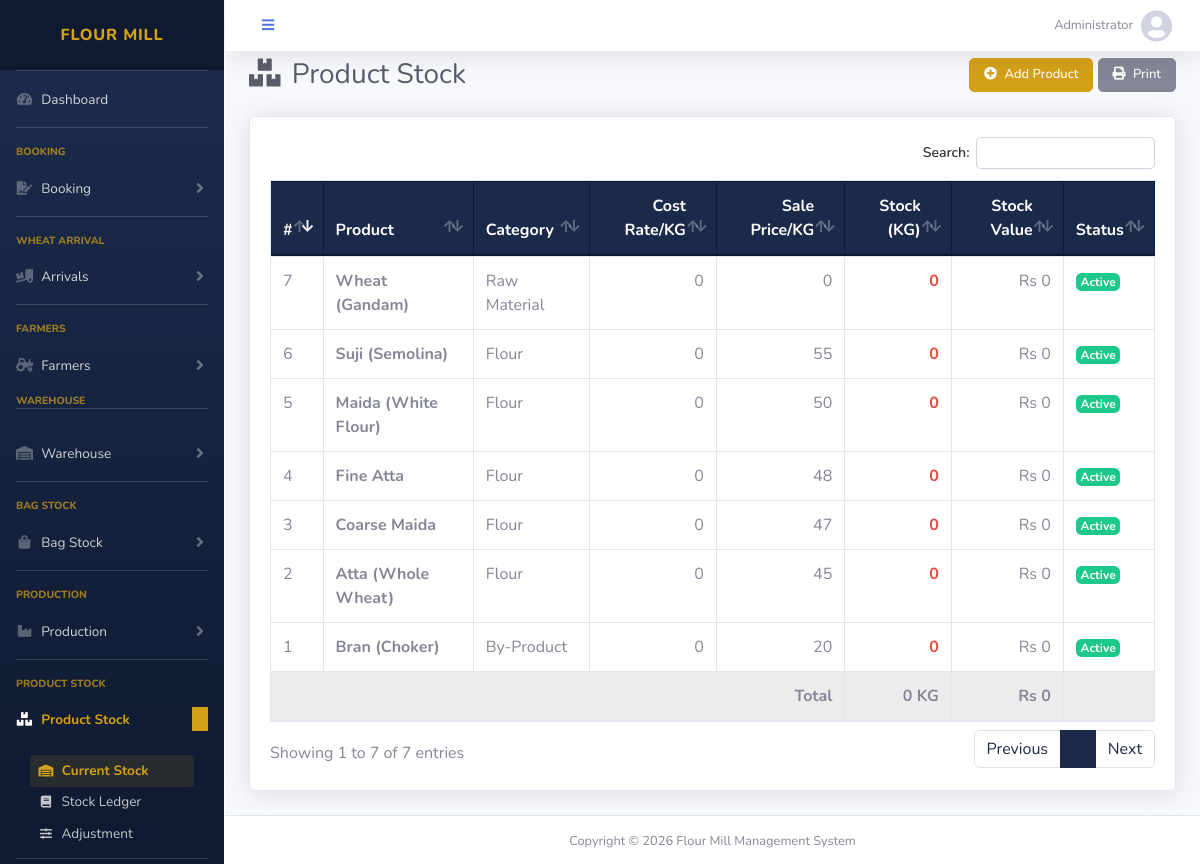
The page /modules/products/stock.php (signed in) on the database its author committed.
### tables this page shows
CREATE TABLE products (
    id             INT AUTO_INCREMENT PRIMARY KEY,
    name           VARCHAR(100) NOT NULL,
    category       VARCHAR(50),
    unit           VARCHAR(20) DEFAULT 'KG',
    sale_price     DECIMAL(10,2) DEFAULT 0.00,
    cost_rate      DECIMAL(10,2) DEFAULT 0.00,
    stock_qty      DECIMAL(12,3) DEFAULT 0.000,
    status          ENUM('active','inactive') DEFAULT 'active',
    created_at      TIMESTAMP DEFAULT CURRENT_TIMESTAMP
);

### includes/functions.php (called while the page is built, shortened)
<?php
function money($amount) {
    return number_format($amount, 0);
}
function qty($qty) {
    return number_format($qty, 0);
}

### modules/products/stock.php (the view, shortened to what this page needs)
<?php
require_once '../../includes/db.php';
include '../../includes/header.php';
$result = $conn->query("SELECT p.*,
  (SELECT pi.rate_per_kg FROM production_items pi
   JOIN productions pr ON pi.production_id = pr.id
   WHERE pi.product_id = p.id
   ORDER BY pr.date DESC, pr.id DESC LIMIT 1) as latest_cost_rate
  FROM products p ORDER BY category, name");
?>
<div class="d-sm-flex align-items-center justify-content-between mb-4">
    <h1 class="h3 mb-0 text-gray-800"><i class="fas fa-boxes mr-1"></i> Product Stock</h1>
    <div>
        <button class="btn btn-primary btn-sm" data-toggle="modal" data-target="#addModal"><i class="fas fa-plus-circle mr-1"></i> Add Product</button>
        <button class="btn btn-sm btn-secondary" onclick="window.print()"><i class="fas fa-print mr-1"></i> Print</button>
    </div>
</div>
<?php
$total_qty = 0;
$total_value = 0;
$products_data = [];
while ($row = $result->fetch_assoc()) {
    $rate = ($row['latest_cost_rate'] ?: $row['cost_rate']) ?: $row['sale_price'];
    $value = $row['stock_qty'] * $rate;
    $total_qty += $row['stock_qty'];
    $total_value += $value;
    $row['calc_rate'] = $rate;
    $row['calc_value'] = $value;
    $products_data[] = $row;
}
?>
<div class="card shadow mb-4">
    <div class="card-body">
        <div class="table-responsive">
            <table class="table table-bordered datatable" width="100%">
                <thead class="thead-dark">
                    <tr>
                        <th>#</th>
                        <th>Product</th>
                        <th>Category</th>
                        <th class="text-right">Cost Rate/KG</th>
                        <th class="text-right">Sale Price/KG</th>
                        <th class="text-right">Stock (KG)</th>
                        <th class="text-right">Stock Value</th>
                        <th>Status</th>
                    </tr>
                </thead>
                <tbody>
                    <?php $i=1; foreach ($products_data as $row): ?>
                    <tr>
                        <td><?= $i++ ?></td>
                        <td><strong><?= htmlspecialchars($row['name']) ?></strong></td>
                        <td><?= htmlspecialchars($row['category']) ?></td>
                        <td class="text-right"><?= money($row['calc_rate']) ?></td>
                        <td class="text-right"><?= money($row['sale_price']) ?></td>
                        <td class="text-right font-weight-bold <?= $row['stock_qty']<=0?'text-danger':'text-success' ?>"><?= qty($row['stock_qty']) ?></td>
                        <td class="text-right">Rs <?= money($row['calc_value']) ?></td>
                        <td><span class="badge badge-<?= $row['status']=='active'?'success':'secondary' ?>"><?= ucfirst($row['status']) ?></span></td>
                    </tr>
                    <?php endforeach; ?>
                </tbody>
                <tfoot class="table-active">
                    <tr>
                        <th colspan="5" class="text-right">Total</th>
                        <th class="text-right"><?= qty($total_qty) ?> KG</th>
                        <th class="text-right">Rs <?= money($total_value) ?></th>
                        <th></th>
                    </tr>
                </tfoot>
            </table>
        </div>
    </div>
</div>
<?php include '../../includes/footer.php'; ?>

### includes/header.php (style rules this page uses)
:root { --navy: #1B2A4A; --navy-dark: #0F1A30; --gold: #D4A017; --gold-dark: #B8860B; --gold-light: #FDF3D0; }
.btn-primary { background-color: var(--gold) !important; border-color: var(--gold) !important; color: #fff !important; }
.table .thead-dark th { background-color: var(--navy) !important; border-color: var(--navy-dark) !important; }
.btn { padding: 8px 20px !important; font-size: 14px !important; border-radius: 5px !important; font-weight: 500 !important; }
.btn-sm { padding: 6px 14px !important; font-size: 13px !important; }

### rows shown on the page
products: name "Bran (Choker)", category "By-Product", cost_rate "0", sale_price "20", stock_qty "0", calc_value "0", status "Active"
products: name "Atta (Whole Wheat)", category "Flour", cost_rate "0", sale_price "45", stock_qty "0", calc_value "0", status "Active"
products: name "Coarse Maida", category "Flour", cost_rate "0", sale_price "47", stock_qty "0", calc_value "0", status "Active"
products: name "Fine Atta", category "Flour", cost_rate "0", sale_price "48", stock_qty "0", calc_value "0", status "Active"
products: name "Maida (White Flour)", category "Flour", cost_rate "0", sale_price "50", stock_qty "0", calc_value "0", status "Active"
products: name "Suji (Semolina)", category "Flour", cost_rate "0", sale_price "55", stock_qty "0", calc_value "0", status "Active"
products: name "Wheat (Gandam)", category "Raw Material", cost_rate "0", sale_price "0", stock_qty "0", calc_value "0", status "Active"

### other values the page prints
$_SESSION['full_name'] "Administrator"
qty($total_qty) "0"
money($total_value) "0"
